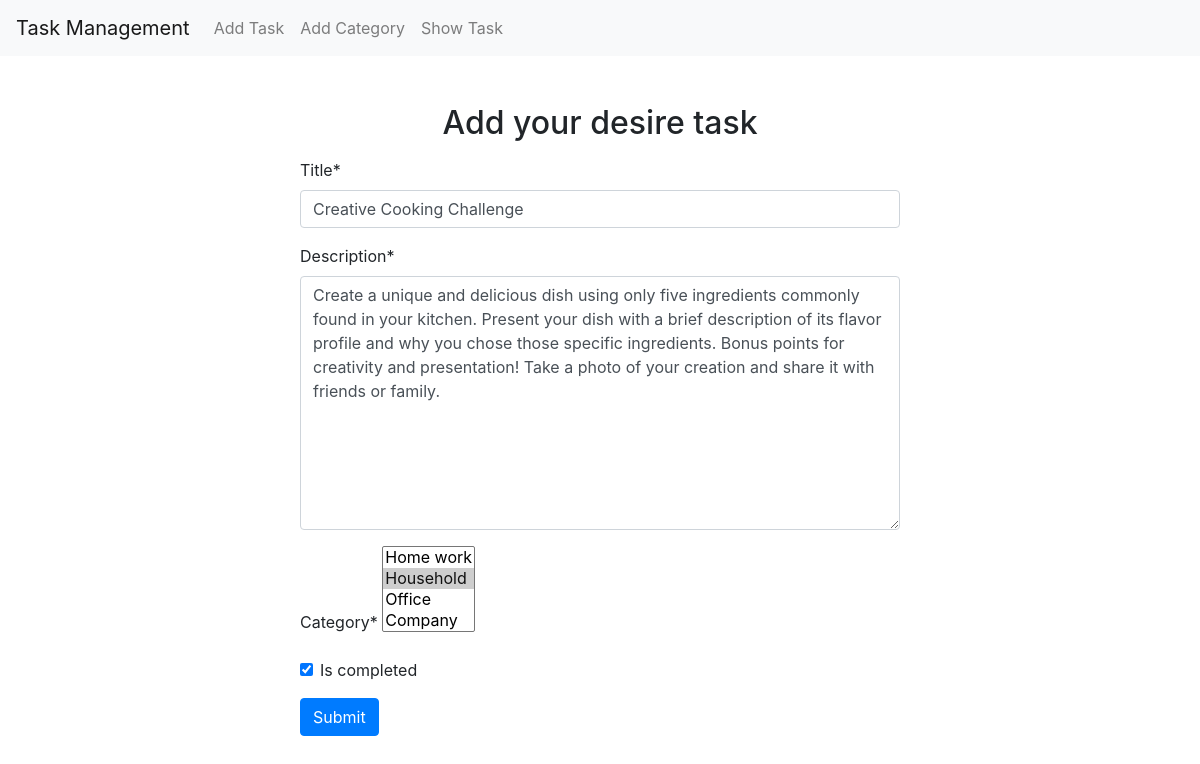
The app's page /task/edit/4 with its own data.
### task/models.py (models this page shows, shortened)
class Task(models.Model):
    title = models.CharField(max_length=100)
    description = models.TextField()
    assign_date = models.DateTimeField(auto_now_add=True)
    category = models.ManyToManyField(Category)
    is_completed = models.BooleanField(default=False)

### task/views.py (the view)
# urls.py: path('edit/<int:id>', views.edit_task, name = "edit_task"),
def edit_task(request, id):
    task = models.Task.objects.get(pk=id)
    task_form = forms.TaskForm(instance=task)
    if request.method == 'POST':
        task_form = forms.TaskForm(request.POST, instance=task)
        if task_form.is_valid():
            task_form.save()
            return redirect('show_task')
    return render(request, 'add_task.html', {'form': task_form})

### task/forms.py
class TaskForm(forms.ModelForm):
    class Meta:
        model = Task
        fields = "__all__"

### category/models.py (called while the page is built)
    def __str__(self):
        return self.name

### task/templates/add_task.html (shortened to what this page needs)
{% extends 'base.html' %}
{% load crispy_forms_tags %}
{% block content %}
<form method='post' class="w-50 mx-auto mt-5">
    <h2 class="text-center mb-3">Add your desire task</h2>
    {{form | crispy}}
    <button class="btn btn-primary w-full">Submit</button>
</form>
{% endblock %}

### records on screen
Task: title "Creative Cooking Challenge", description "Create a unique and delicious dish using only five ingredients commonly found in your kitchen. Present your dish with a brief description of its flavor profile and why you chose those specific ingredients. Bonus points for creativity and presentation! Take a photo of your creation and share it with friends or family.", is_completed "☑"
